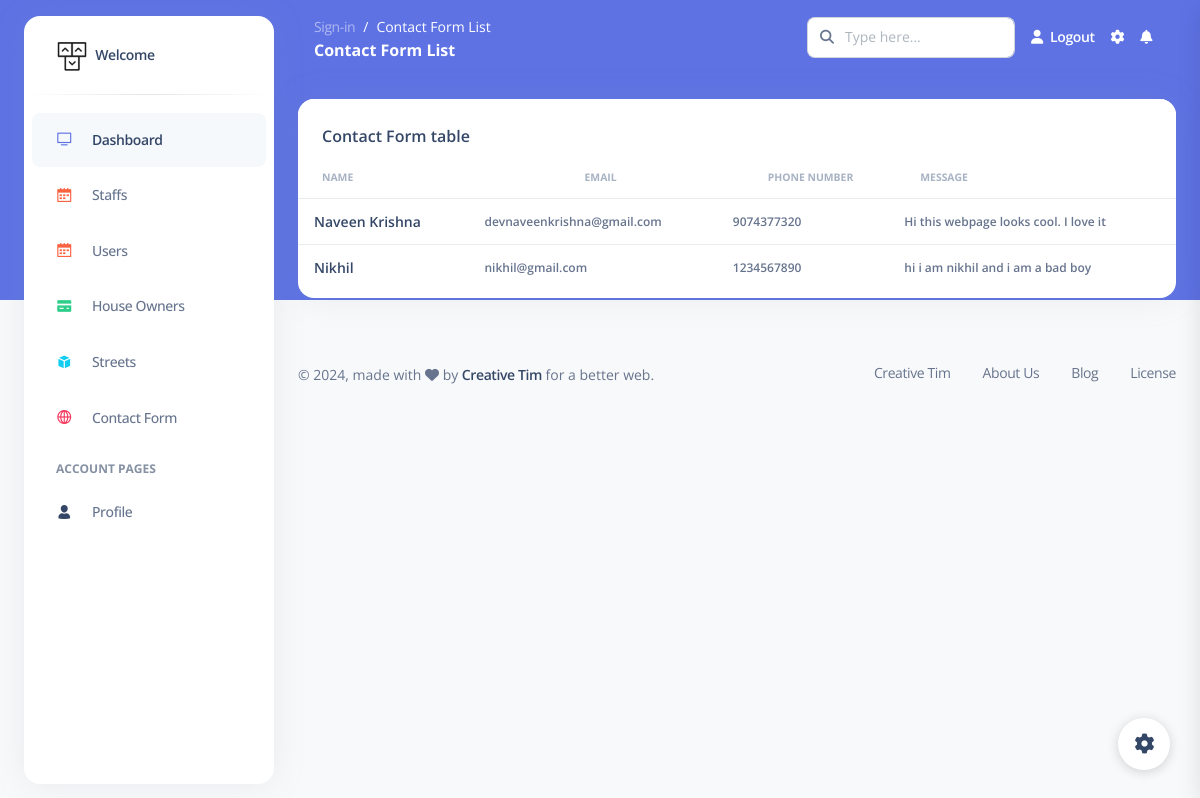
The page /cadmin/contact_form on the database its author committed.
### cadmin/models.py (models this page shows)
class Contact_Form(models.Model):
    name = models.CharField(max_length=40)
    email = models.EmailField(max_length=150)
    ph_no = models.IntegerField()
    message = models.TextField()

### cadmin/views.py (the view)
# urls.py: path('contact_form', views.contact_form, name="contact_form" ),
def contact_form(request):
    msg = Contact_Form.objects.all()
    page = "Contact Form List"
    return render(request, 'admin/ContactForm/contactlist.html', {'page': page, 'msg': msg})

### templates/admin/ContactForm/contactlist.html
{% extends 'bases/adminbase.html' %}
{% load static %}
{% block content %}
<div class="container-fluid py-4">
    <div class="row">
        <div class="col-12">
            <div class="card mb-4">
                <div class="card-header pb-0">
                    <h6>Contact Form table</h6>
                </div>
                <div class="card-body px-0 pt-0 pb-2">
                    <div class="table-responsive p-0">
                        <table class="table align-items-center mb-0">
                            <thead>
                                <tr>
                                    <th class="text-uppercase text-secondary text-xxs font-weight-bolder opacity-7">
                                        Name</th>
                                    <th
                                        class="text-center text-uppercase text-secondary text-xxs font-weight-bolder opacity-7">
                                         email</th>
                                    <th
                                        class="text-center text-uppercase text-secondary text-xxs font-weight-bolder opacity-7">
                                        Phone Number</th>
                                    <th class="text-uppercase text-secondary text-xxs font-weight-bolder opacity-7">Message</th>
                                </tr>
                            </thead>
                            <tbody>
                                {% for i in msg %}
                                <tr>
                                    <td>
                                        <div class="d-flex px-2 py-1">
                                            <div class="d-flex flex-column justify-content-center">
                                                <h6 class="mb-0 text-sm">{{i.name}}</h6>
                                            </div>
                                        </div>
                                    </td>
                                    <td>
                                        <p class="text-xs font-weight-bold mb-0">{{i.email}}</p>
                                    </td>
                                <td>
                                    <p class="text-xs font-weight-bold mb-0">{{i.ph_no}}</p>
                                    </td>
                                <td>
                                        <p class="text-xs font-weight-bold mb-0">{{i.message}}</p>
                                    </td>
                                </tr>
                                {% endfor %}
                            </tbody>
                        </table>
                    </div>
                </div>
            </div>
        </div>
    </div>
</div>
{% endblock content %}

### rows shown on the page
Contact_Form: name "Naveen Krishna", email "devnaveenkrishna@gmail.com", ph_no "9074377320", message "Hi this webpage looks cool. I love it"
Contact_Form: name "Nikhil", email "nikhil@gmail.com", ph_no "1234567890", message "hi i am nikhil and i am a bad boy"

### other values the page prints
{{ page }} "Contact Form List"
